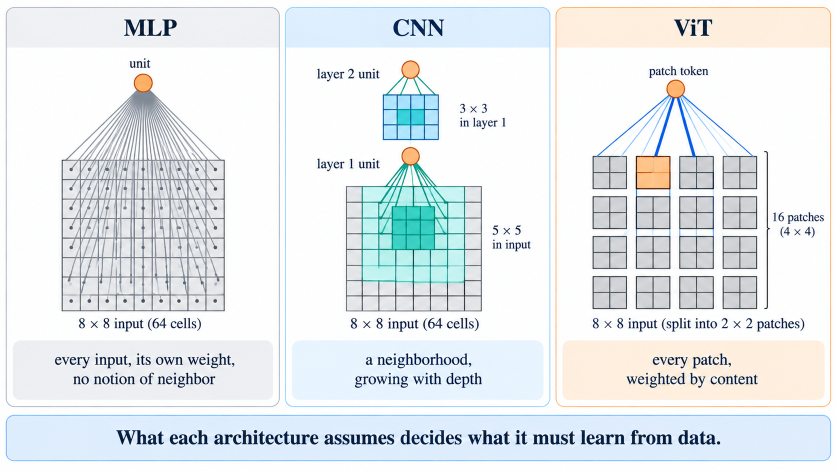
#> input picture sessions/03_vision/figures/s03_f14_architecture_summary_generated.png, 1672 x 941 px (shown at 1/2 size)
$ python fix_s03_f14_cnn_panel.py s03_f14_architecture_summary_generated.png s03_f14_architecture_summary.png
#> lines starting #> are read from the running program, lines starting #| are printed output that depends on the picture
# Redraws the CNN panel of s03_f14_architecture_summary.png on the grid, with exact receptive fields.
# The generated image drew a 4×3 grid labelled "3 × 3" and a 6×6 region labelled "5 × 5".
# Usage: python fix_s03_f14_cnn_panel.py s03_f14_architecture_summary_generated.png s03_f14_architecture_summary.png
import sys
import matplotlib
matplotlib.use('Agg')
import matplotlib.pyplot as plt
from matplotlib.patches import Rectangle, Circle
from PIL import Image

NAVY, TEAL, ORANGE = '#14213d', '#167d78', '#d9631e'
GRID_FILL, GRID_EDGE = '#e1e3e8', '#3f4653'
LIGHT, DARK = '#9fe3d8', '#2bb3a0'
L1_FILL, L1_EDGE = '#bcdcf7', '#2a64b8'
plt.rcParams.update({'font.family': 'DejaVu Serif', 'mathtext.fontset': 'dejavuserif'})

# region of the CNN panel to replace (image pixels): inside the panel, between header and caption box
X0, Y0, X1, Y1 = 576, 100, 1094, 672
W, H, DPI = X1 - X0, Y1 - Y0, 100

fig = plt.figure(figsize=(W / DPI, H / DPI), dpi=DPI)
ax = fig.add_axes([0, 0, 1, 1])
ax.set_xlim(0, W); ax.set_ylim(H, 0); ax.axis('off')
fig.patch.set_facecolor('white')

C = 33                                   # cell size (px)
GX, GY = 86, 258                        # top-left of the 8×8 input grid
cx = lambda j: GX + (j + 0.5) * C        # centre of input column j
cy = lambda i: GY + (i + 0.5) * C

# input grid 8×8
for i in range(8):
    for j in range(8):
        ax.add_patch(Rectangle((GX + j * C, GY + i * C), C, C, fc=GRID_FILL, ec=GRID_EDGE, lw=1.0, zorder=1))
# layer-2 receptive field: 5×5 (rows/cols 1..5), layer-1 unit: 3×3 (rows/cols 2..4), centred on (3, 3)
ax.add_patch(Rectangle((GX + 1 * C, GY + 1 * C), 5 * C, 5 * C, fc=LIGHT, ec=TEAL, lw=1.6, alpha=0.75, zorder=2))
for i in range(1, 6):
    for j in range(1, 6):
        ax.add_patch(Rectangle((GX + j * C, GY + i * C), C, C, fill=False, ec=GRID_EDGE, lw=0.8, zorder=3))
ax.add_patch(Rectangle((GX + 2 * C, GY + 2 * C), 3 * C, 3 * C, fc=DARK, ec=TEAL, lw=2.0, zorder=4))
for i in range(2, 5):
    for j in range(2, 5):
        ax.add_patch(Rectangle((GX + j * C, GY + i * C), C, C, fill=False, ec='#1b5f56', lw=0.9, zorder=5))

# layer-1 3×3 window, centred above input column 3
LX, LY = cx(3) - 1.5 * C, 110
for i in range(3):
    for j in range(3):
        fc = DARK if (i, j) == (1, 1) else L1_FILL
        ax.add_patch(Rectangle((LX + j * C, LY + i * C), C, C, fc=fc, ec=L1_EDGE, lw=1.2, zorder=4))

# layer-2 unit
UX, UY, R = cx(3), 48, 15
ax.add_patch(Circle((UX, UY), R, fc='#f6a96b', ec=ORANGE, lw=1.6, zorder=6))
# fan onto the top edge of the 3×3 window, as in the generated panel
for j in range(4):
    ax.plot([UX, LX + j * C], [UY + R, LY], color=TEAL, lw=1.4, zorder=3)

# one layer-1 unit (centre cell) → its 3×3 input window
for (xa, xb) in [(LX + C, GX + 2 * C), (LX + 2 * C, GX + 5 * C)]:
    ax.plot([xa, xb], [LY + 2 * C, GY + 2 * C], color='#1b5f56', lw=1.6, zorder=6)
# the whole layer-1 window → the 5×5 input window
for (xa, xb) in [(LX, GX + 1 * C), (LX + 3 * C, GX + 6 * C)]:
    ax.plot([xa, xb], [LY + 3 * C, GY + 1 * C], color=TEAL, lw=1.4, ls=(0, (4, 3)), zorder=6)

ax.text(UX - R - 12, UY + 2, 'layer 2 unit', ha='right', va='center', fontsize=16.5, color=NAVY)
ax.text(LX + 3 * C + 18, LY + 1.5 * C, '3 × 3\nin layer 1', ha='left', va='center', fontsize=15.5, color=NAVY,
        linespacing=1.3)
RX = GX + 8 * C + 12
ax.text(RX, GY + 1.6 * C, '5 × 5: seen by\nthe layer 2 unit', ha='left', va='center', fontsize=12.5,
        color=TEAL, linespacing=1.25)
ax.text(RX, GY + 4.4 * C, '3 × 3: seen by\none layer 1 unit', ha='left', va='center', fontsize=12.5,
        color='#1b5f56', linespacing=1.25)
ax.text(GX + 4 * C, GY + 8 * C + 26, '8 × 8 input (64 cells)', ha='center', va='center', fontsize=17.5, color=NAVY)

fig.canvas.draw()
panel = Image.frombuffer('RGBA', fig.canvas.get_width_height(), fig.canvas.buffer_rgba()).convert('RGB')
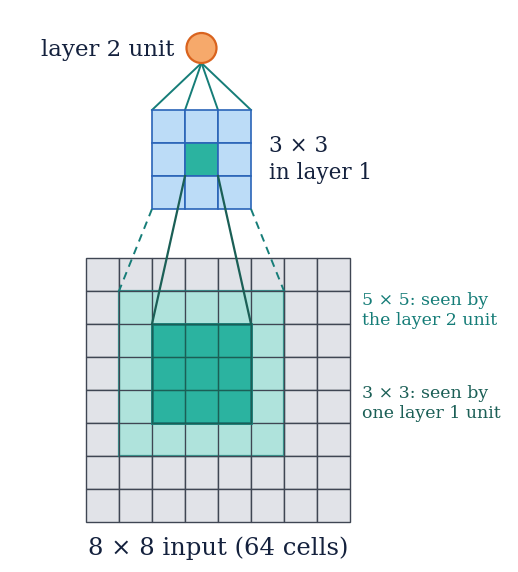
#> panel: PIL image 518x572 RGB; mean R, G, B 228.1, 238, 238.9
img = Image.open(sys.argv[1]).convert('RGB')
#> img is the input picture: PIL image 1672x941 RGB; mean R, G, B 229.1, 234.1, 236.9
img.paste(panel, (X0, Y0))
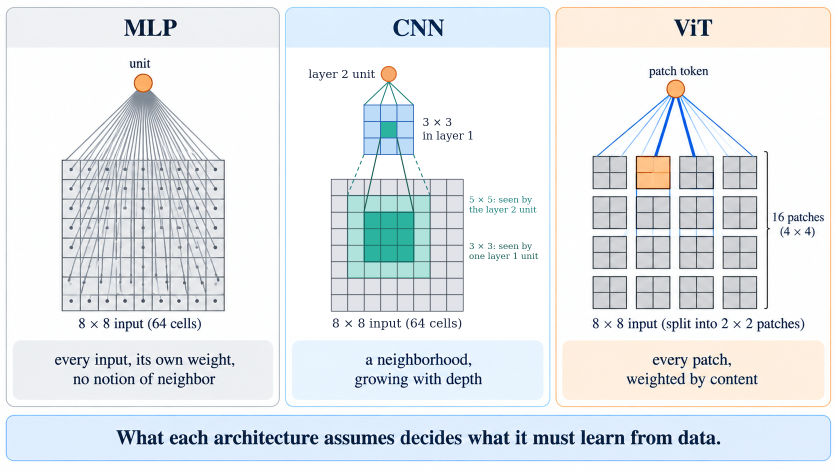
#> img: PIL image 1672x941 RGB (shown at 1/2 size); mean R, G, B 229.7, 233.9, 236.8
img.save(sys.argv[2])
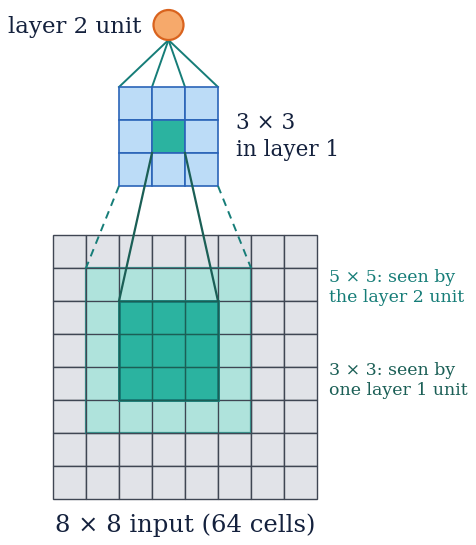
#> figure drawn by matplotlib, 1 panel
